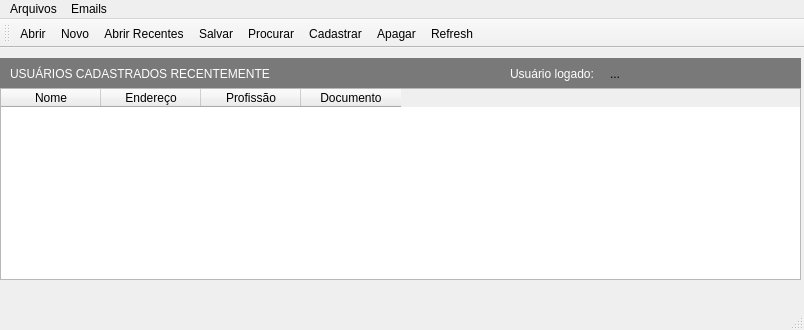
<?xml version="1.0" encoding="UTF-8"?>
<ui version="4.0">
 <class>MainWindow</class>
 <widget class="QMainWindow" name="MainWindow">
  <property name="geometry">
   <rect>
    <x>0</x>
    <y>0</y>
    <width>804</width>
    <height>330</height>
   </rect>
  </property>
  <property name="maximumSize">
   <size>
    <width>804</width>
    <height>330</height>
   </size>
  </property>
  <property name="windowTitle">
   <string>MainWindow</string>
  </property>
  <widget class="QWidget" name="centralwidget">
   <widget class="QLabel" name="label">
    <property name="geometry">
     <rect>
      <x>0</x>
      <y>10</y>
      <width>801</width>
      <height>31</height>
     </rect>
    </property>
    <property name="styleSheet">
     <string notr="true">background-color: rgb(121, 121, 121);
color: rgb(0, 0, 0);</string>
    </property>
    <property name="text">
     <string>&lt;html&gt;&lt;head/&gt;&lt;body&gt;&lt;p&gt;&lt;br/&gt;&lt;/p&gt;&lt;/body&gt;&lt;/html&gt;</string>
    </property>
   </widget>
   <widget class="QLabel" name="label_2">
    <property name="geometry">
     <rect>
      <x>10</x>
      <y>10</y>
      <width>781</width>
      <height>31</height>
     </rect>
    </property>
    <property name="styleSheet">
     <string notr="true">font: 75 11pt &quot;Arimo&quot;;
color: rgb(255, 255, 255);</string>
    </property>
    <property name="text">
     <string>USUÁRIOS CADASTRADOS RECENTEMENTE</string>
    </property>
   </widget>
   <widget class="QLabel" name="label_3">
    <property name="geometry">
     <rect>
      <x>510</x>
      <y>10</y>
      <width>101</width>
      <height>31</height>
     </rect>
    </property>
    <property name="styleSheet">
     <string notr="true">font: 75 10pt &quot;Arimo&quot;;
color: rgb(255, 255, 255);</string>
    </property>
    <property name="text">
     <string>Usuário logado: </string>
    </property>
   </widget>
   <widget class="QLabel" name="logado">
    <property name="geometry">
     <rect>
      <x>610</x>
      <y>10</y>
      <width>61</width>
      <height>31</height>
     </rect>
    </property>
    <property name="text">
     <string>...</string>
    </property>
   </widget>
   <widget class="QTableWidget" name="tableWidget">
    <property name="geometry">
     <rect>
      <x>0</x>
      <y>40</y>
      <width>801</width>
      <height>192</height>
     </rect>
    </property>
    <column>
     <property name="text">
      <string>Nome</string>
     </property>
    </column>
    <column>
     <property name="text">
      <string>Endereço</string>
     </property>
    </column>
    <column>
     <property name="text">
      <string>Profissão</string>
     </property>
    </column>
    <column>
     <property name="text">
      <string>Documento</string>
     </property>
    </column>
   </widget>
  </widget>
  <widget class="QMenuBar" name="menubar">
   <property name="geometry">
    <rect>
     <x>0</x>
     <y>0</y>
     <width>804</width>
     <height>21</height>
    </rect>
   </property>
   <widget class="QMenu" name="menuHelp">
    <property name="title">
     <string>Arquivos</string>
    </property>
    <addaction name="actionProcurar"/>
    <addaction name="actionCadastrar"/>
    <addaction name="actionApagar"/>
    <addaction name="actionAtualizar"/>
    <addaction name="actionRefresh"/>
    <addaction name="actionSair"/>
   </widget>
   <widget class="QMenu" name="menuEmails">
    <property name="title">
     <string>Emails</string>
    </property>
    <addaction name="actionAbrir"/>
    <addaction name="actionNovo"/>
    <addaction name="actionAbrir_Recentes"/>
    <addaction name="actionSalvar"/>
   </widget>
   <addaction name="menuHelp"/>
   <addaction name="menuEmails"/>
  </widget>
  <widget class="QStatusBar" name="statusbar"/>
  <widget class="QToolBar" name="toolBar">
   <property name="windowTitle">
    <string>toolBar</string>
   </property>
   <attribute name="toolBarArea">
    <enum>TopToolBarArea</enum>
   </attribute>
   <attribute name="toolBarBreak">
    <bool>false</bool>
   </attribute>
   <addaction name="actionAbrir"/>
   <addaction name="actionNovo"/>
   <addaction name="actionAbrir_Recentes"/>
   <addaction name="actionSalvar"/>
   <addaction name="actionProcurar"/>
   <addaction name="actionCadastrar"/>
   <addaction name="actionApagar"/>
   <addaction name="actionRefresh"/>
  </widget>
  <action name="actionProcurar">
   <property name="icon">
    <iconset>
     <normaloff>:/img2/Icons/search.svg</normaloff>:/img2/Icons/search.svg</iconset>
   </property>
   <property name="text">
    <string>Procurar</string>
   </property>
  </action>
  <action name="actionCadastrar">
   <property name="icon">
    <iconset>
     <normaloff>:/img2/Icons/cadastrar.svg</normaloff>:/img2/Icons/cadastrar.svg</iconset>
   </property>
   <property name="text">
    <string>Cadastrar</string>
   </property>
  </action>
  <action name="actionApagar">
   <property name="icon">
    <iconset>
     <normaloff>:/img2/Icons/del.svg</normaloff>:/img2/Icons/del.svg</iconset>
   </property>
   <property name="text">
    <string>Apagar</string>
   </property>
  </action>
  <action name="actionAtualizar">
   <property name="icon">
    <iconset>
     <normaloff>:/img2/Icons/update.svg</normaloff>:/img2/Icons/update.svg</iconset>
   </property>
   <property name="text">
    <string>Atualizar</string>
   </property>
  </action>
  <action name="actionRefresh">
   <property name="icon">
    <iconset>
     <normaloff>:/img2/Icons/refresh.svg</normaloff>:/img2/Icons/refresh.svg</iconset>
   </property>
   <property name="text">
    <string>Refresh</string>
   </property>
   <property name="shortcut">
    <string>F5</string>
   </property>
  </action>
  <action name="actionAbrir">
   <property name="icon">
    <iconset>
     <normaloff>:/img2/Icons/open.svg</normaloff>:/img2/Icons/open.svg</iconset>
   </property>
   <property name="text">
    <string>Abrir</string>
   </property>
  </action>
  <action name="actionNovo">
   <property name="icon">
    <iconset>
     <normaloff>:/img2/Icons/new.svg</normaloff>:/img2/Icons/new.svg</iconset>
   </property>
   <property name="text">
    <string>Novo</string>
   </property>
  </action>
  <action name="actionAbrir_Recentes">
   <property name="icon">
    <iconset>
     <normaloff>:/img2/Icons/new.svg</normaloff>:/img2/Icons/new.svg</iconset>
   </property>
   <property name="text">
    <string>Abrir Recentes</string>
   </property>
  </action>
  <action name="actionSalvar">
   <property name="icon">
    <iconset>
     <normaloff>:/img2/Icons/save.svg</normaloff>:/img2/Icons/save.svg</iconset>
   </property>
   <property name="text">
    <string>Salvar</string>
   </property>
  </action>
  <action name="actionSair">
   <property name="text">
    <string>Sair</string>
   </property>
  </action>
 </widget>
 <resources>
  <include location="../img2.qrc"/>
 </resources>
 <connections/>
</ui>
